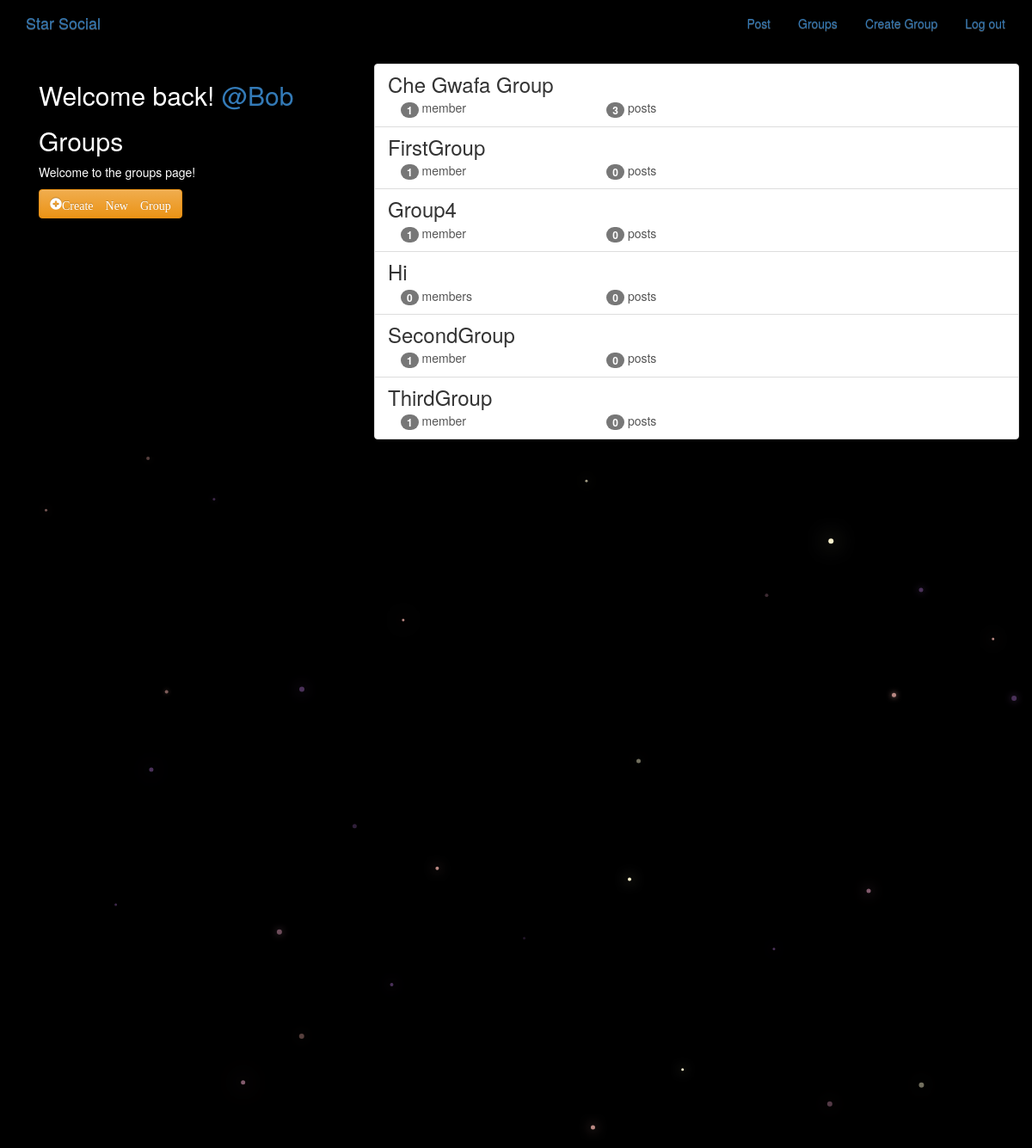
Page /groups/ (signed in) on the committed database.
### groups/models.py (models this page shows, shortened)
class Group(models.Model):
    name = models.CharField(max_length=255,unique=True)
    slug = models.SlugField(allow_unicode=True,unique=True)
    description = models.TextField(blank=True,default='')
    description_html = models.TextField(editable=False,default='',blank=True)
    members = models.ManyToManyField(User,through='GroupMember')
    class Meta:
        ordering = ['name']

### groups/views.py (the view)
class ListGroups(generic.ListView):
    model = Group

### groups/templates/groups/group_list.html (shortened to what this page needs)
{% extends "groups/group_base.html" %}
{% block pregroup %}
<div class="col-md-4">
  <div class="content">
    {% if user.is_authenticated %}
      <h2>Welcome back!
      <a href="{% url 'posts:for_user' username=user.username%}">
        @{{user.username}}
      </a>
    </h2>
    {% endif %}
    <h2>Groups</h2>
    <p>Welcome to the groups page!</p>
  </div>
  {% if user.is_authenticated %}
  <a href="{% url 'groups:create' %}" class="btn btn-md btn-fill btn-warning">
    <span class="glyphicon glyphicon-plus-sign">Create New Group</span>
  </a>
  {% endif %}
</div>
{% endblock %}
{% block group_content %}
<div class="col-md-8">
  <div class="list-group">
    {% for group in object_list %}
    <a class="list-group-item" href="{% url 'groups:single' slug=group.slug  %}">
      <h3 class="title list-group-item-heading">{{group.name}}</h3>
      <div class="list-group-item-text container-fluid">
        <div class="row">
          <div class="col-md-4">
            <span class="badge">{{group.members.count}}</span>
            member{{group.members.count|pluralize}}
          </div>
          <div class="col-md-4">
            <span class="badge">{{group.posts.count}}</span>
            post{{group.posts.count|pluralize}}
          </div>
        </div>
      </div>
    </a>
    {% endfor %}
  </div>
</div>
{% endblock %}

### static/simplesocial/css/master.css (style rules this page uses)
body { margin: 0; overflow: hidden; background-color: black; color:white; }

### rows in the picture
Group: name "Che Gwafa Group", members.count "1", posts.count "3"
Group: name "FirstGroup", members.count "1", posts.count "0"
Group: name "Group4", members.count "1", posts.count "0"
Group: name "Hi", members.count "0", posts.count "0"
Group: name "SecondGroup", members.count "1", posts.count "0"
Group: name "ThirdGroup", members.count "1", posts.count "0"

### other values in the picture
{{ user.username }} "Bob"
